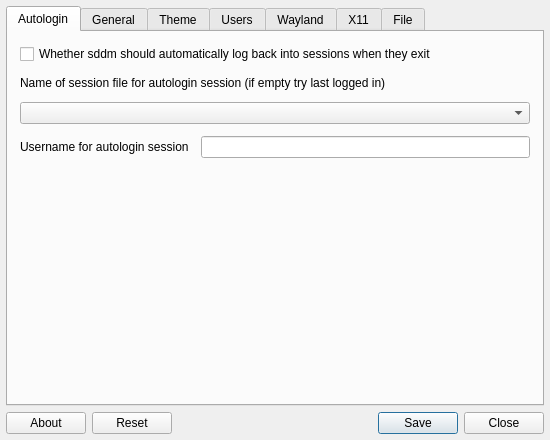
<?xml version="1.0" encoding="UTF-8"?>
<ui version="4.0">
 <class>MainDialog</class>
 <widget class="QDialog" name="MainDialog">
  <property name="geometry">
   <rect>
    <x>0</x>
    <y>0</y>
    <width>550</width>
    <height>440</height>
   </rect>
  </property>
  <property name="windowIcon">
   <iconset theme="preferences-system">
    <normaloff>.</normaloff>.</iconset>
  </property>
  <layout class="QVBoxLayout" name="layout">
   <property name="spacing">
    <number>6</number>
   </property>
   <property name="leftMargin">
    <number>6</number>
   </property>
   <property name="topMargin">
    <number>6</number>
   </property>
   <property name="rightMargin">
    <number>6</number>
   </property>
   <property name="bottomMargin">
    <number>6</number>
   </property>
   <item>
    <widget class="QTabWidget" name="tabWidget">
     <property name="currentIndex">
      <number>0</number>
     </property>
     <widget class="QWidget" name="tabAutoLogin">
      <attribute name="title">
       <string>Autologin</string>
      </attribute>
      <layout class="QGridLayout" name="layAutoLogin">
       <property name="leftMargin">
        <number>12</number>
       </property>
       <property name="topMargin">
        <number>12</number>
       </property>
       <property name="rightMargin">
        <number>12</number>
       </property>
       <property name="bottomMargin">
        <number>12</number>
       </property>
       <property name="spacing">
        <number>12</number>
       </property>
       <item row="4" column="0">
        <widget class="QLabel" name="lblUsername">
         <property name="text">
          <string>Username for autologin session</string>
         </property>
        </widget>
       </item>
       <item row="4" column="1">
        <widget class="QLineEdit" name="txtUsername"/>
       </item>
       <item row="1" column="0" colspan="2">
        <widget class="QCheckBox" name="chkRelogin">
         <property name="text">
          <string>Whether sddm should automatically log back into sessions when they exit</string>
         </property>
        </widget>
       </item>
       <item row="2" column="0" colspan="2">
        <widget class="QLabel" name="lblRelogin">
         <property name="sizePolicy">
          <sizepolicy hsizetype="Minimum" vsizetype="Fixed">
           <horstretch>0</horstretch>
           <verstretch>0</verstretch>
          </sizepolicy>
         </property>
         <property name="text">
          <string>Name of session file for autologin session (if empty try last logged in)</string>
         </property>
        </widget>
       </item>
       <item row="3" column="0" colspan="2">
        <widget class="QComboBox" name="cbxSessionFile"/>
       </item>
       <item row="5" column="0" colspan="2">
        <spacer name="verticalSpacer">
         <property name="orientation">
          <enum>Qt::Vertical</enum>
         </property>
         <property name="sizeHint" stdset="0">
          <size>
           <width>20</width>
           <height>40</height>
          </size>
         </property>
        </spacer>
       </item>
      </layout>
     </widget>
     <widget class="QWidget" name="tabGeneral">
      <attribute name="title">
       <string>General</string>
      </attribute>
      <layout class="QGridLayout" name="layGeneral">
       <property name="leftMargin">
        <number>12</number>
       </property>
       <property name="topMargin">
        <number>12</number>
       </property>
       <property name="rightMargin">
        <number>12</number>
       </property>
       <property name="bottomMargin">
        <number>12</number>
       </property>
       <property name="spacing">
        <number>12</number>
       </property>
       <item row="2" column="1" colspan="2">
        <widget class="QLineEdit" name="txtInputMethod"/>
       </item>
       <item row="0" column="1" colspan="2">
        <widget class="QLineEdit" name="txtHaltCommand"/>
       </item>
       <item row="1" column="0">
        <widget class="QLabel" name="lblRebootCommand">
         <property name="text">
          <string>Reboot command</string>
         </property>
        </widget>
       </item>
       <item row="4" column="0" colspan="3">
        <widget class="QLabel" name="lblNumlockDesc">
         <property name="text">
          <string>If property is set to none, numlock won't be changed
NOTE: Currently ignored if autologin is enabled.</string>
         </property>
        </widget>
       </item>
       <item row="1" column="1" colspan="2">
        <widget class="QLineEdit" name="txtRebootCommand"/>
       </item>
       <item row="3" column="2">
        <widget class="QComboBox" name="cbxNumlock">
         <item>
          <property name="text">
           <string notr="true">none</string>
          </property>
         </item>
         <item>
          <property name="text">
           <string notr="true">on</string>
          </property>
         </item>
         <item>
          <property name="text">
           <string notr="true">off</string>
          </property>
         </item>
        </widget>
       </item>
       <item row="3" column="0" colspan="2">
        <widget class="QLabel" name="lblNumlock">
         <property name="text">
          <string>Initial NumLock state. Can be on, off or none.</string>
         </property>
        </widget>
       </item>
       <item row="2" column="0">
        <widget class="QLabel" name="lblInputMethod">
         <property name="text">
          <string>Input method module</string>
         </property>
        </widget>
       </item>
       <item row="0" column="0">
        <widget class="QLabel" name="lblHaltCommand">
         <property name="text">
          <string>Halt command</string>
         </property>
        </widget>
       </item>
       <item row="5" column="0" colspan="3">
        <spacer name="vspGeneral">
         <property name="orientation">
          <enum>Qt::Vertical</enum>
         </property>
         <property name="sizeHint" stdset="0">
          <size>
           <width>20</width>
           <height>40</height>
          </size>
         </property>
        </spacer>
       </item>
      </layout>
     </widget>
     <widget class="QWidget" name="tabTheme">
      <attribute name="title">
       <string>Theme</string>
      </attribute>
      <layout class="QGridLayout" name="layTheme">
       <property name="leftMargin">
        <number>12</number>
       </property>
       <property name="topMargin">
        <number>12</number>
       </property>
       <property name="rightMargin">
        <number>12</number>
       </property>
       <property name="bottomMargin">
        <number>12</number>
       </property>
       <property name="spacing">
        <number>12</number>
       </property>
       <item row="6" column="3" colspan="2">
        <widget class="QLineEdit" name="txtThemeDir"/>
       </item>
       <item row="6" column="5">
        <widget class="QToolButton" name="tbnThemeDir">
         <property name="icon">
          <iconset theme="folder-open">
           <normaloff>.</normaloff>.</iconset>
         </property>
        </widget>
       </item>
       <item row="5" column="5">
        <widget class="QToolButton" name="tbnFacesDir">
         <property name="icon">
          <iconset theme="folder-open">
           <normaloff>.</normaloff>.</iconset>
         </property>
        </widget>
       </item>
       <item row="5" column="3" colspan="2">
        <widget class="QLineEdit" name="txtFacesDir"/>
       </item>
       <item row="6" column="0" colspan="3">
        <widget class="QLabel" name="lblThemeDir">
         <property name="text">
          <string>Theme directory path</string>
         </property>
        </widget>
       </item>
       <item row="4" column="0" colspan="5">
        <widget class="QLabel" name="lblAvatarLimitDesc">
         <property name="text">
          <string>above which avatars are disabled
unless explicitly enabled with EnableAvatars</string>
         </property>
        </widget>
       </item>
       <item row="0" column="0">
        <widget class="QLabel" name="lblCurrentTheme">
         <property name="text">
          <string>Current theme name</string>
         </property>
        </widget>
       </item>
       <item row="2" column="0" colspan="2">
        <widget class="QLabel" name="lblCursorTheme">
         <property name="text">
          <string>Cursor theme used in the greeter</string>
         </property>
        </widget>
       </item>
       <item row="5" column="0" colspan="2">
        <widget class="QLabel" name="lblFacesDir">
         <property name="text">
          <string>Global directory for user avatars</string>
         </property>
        </widget>
       </item>
       <item row="3" column="3" colspan="3">
        <widget class="QSpinBox" name="sbxAvatarsThreshold"/>
       </item>
       <item row="3" column="0" colspan="3">
        <widget class="QLabel" name="lblAvatarsThreshold">
         <property name="text">
          <string>Number of users to use as threshold</string>
         </property>
        </widget>
       </item>
       <item row="2" column="3" colspan="3">
        <widget class="QLineEdit" name="txtCursorTheme"/>
       </item>
       <item row="0" column="3" colspan="3">
        <widget class="QComboBox" name="cbxCurrentTheme"/>
       </item>
       <item row="0" column="2">
        <widget class="QPushButton" name="pbnThemePreview">
         <property name="text">
          <string>Preview</string>
         </property>
        </widget>
       </item>
       <item row="8" column="0" colspan="6">
        <widget class="QCheckBox" name="chkEnableAvatars">
         <property name="text">
          <string>Enable display of custom user avatars</string>
         </property>
        </widget>
       </item>
       <item row="7" column="0" colspan="6">
        <widget class="QLabel" name="lblAvatarDirDesc">
         <property name="text">
          <string>The files should be named &lt;username&gt;.face.icon</string>
         </property>
        </widget>
       </item>
      </layout>
     </widget>
     <widget class="QWidget" name="tabUsers">
      <attribute name="title">
       <string>Users</string>
      </attribute>
      <layout class="QGridLayout" name="layUsers">
       <property name="leftMargin">
        <number>12</number>
       </property>
       <property name="topMargin">
        <number>12</number>
       </property>
       <property name="rightMargin">
        <number>12</number>
       </property>
       <property name="bottomMargin">
        <number>12</number>
       </property>
       <property name="spacing">
        <number>12</number>
       </property>
       <item row="0" column="0">
        <widget class="QLabel" name="lblDefaultPath">
         <property name="text">
          <string>Default $PATH for logged in users</string>
         </property>
        </widget>
       </item>
       <item row="1" column="0" colspan="2">
        <widget class="QLineEdit" name="txtDefaultPath"/>
       </item>
       <item row="2" column="0">
        <widget class="QLabel" name="lblListShell">
         <property name="text">
          <string>Comma-separated list of shells</string>
         </property>
        </widget>
       </item>
       <item row="3" column="0" colspan="2">
        <widget class="QLineEdit" name="txtHideShells"/>
       </item>
       <item row="4" column="0" colspan="2">
        <widget class="QLabel" name="lblUserHide">
         <property name="text">
          <string>Comma-separated list of users that should not be listed</string>
         </property>
        </widget>
       </item>
       <item row="5" column="0" colspan="2">
        <widget class="QLineEdit" name="txtHideUsers"/>
       </item>
       <item row="6" column="0">
        <widget class="QLabel" name="lblUidMin">
         <property name="text">
          <string>Minimum user id for displayed users</string>
         </property>
        </widget>
       </item>
       <item row="6" column="1">
        <widget class="QSpinBox" name="sbxUidMin">
         <property name="minimum">
          <number>1000</number>
         </property>
         <property name="maximum">
          <number>60513</number>
         </property>
        </widget>
       </item>
       <item row="7" column="0">
        <widget class="QLabel" name="lblUidMax">
         <property name="text">
          <string>Maximum user id for displayed users</string>
         </property>
        </widget>
       </item>
       <item row="7" column="1">
        <widget class="QSpinBox" name="sbxUidMax">
         <property name="minimum">
          <number>1000</number>
         </property>
         <property name="maximum">
          <number>60513</number>
         </property>
        </widget>
       </item>
       <item row="8" column="0" colspan="2">
        <widget class="QCheckBox" name="chkRememberLastSession">
         <property name="text">
          <string>Remember the session of the last successfully logged in user</string>
         </property>
        </widget>
       </item>
       <item row="9" column="0" colspan="2">
        <widget class="QCheckBox" name="chkRememberLastUser">
         <property name="text">
          <string>Remember the last successfully logged in user</string>
         </property>
        </widget>
       </item>
      </layout>
     </widget>
     <widget class="QWidget" name="tabWayland">
      <attribute name="title">
       <string>Wayland</string>
      </attribute>
      <layout class="QGridLayout" name="layWayland">
       <property name="leftMargin">
        <number>12</number>
       </property>
       <property name="topMargin">
        <number>12</number>
       </property>
       <property name="rightMargin">
        <number>12</number>
       </property>
       <property name="bottomMargin">
        <number>12</number>
       </property>
       <property name="spacing">
        <number>12</number>
       </property>
       <item row="0" column="0" colspan="2">
        <widget class="QCheckBox" name="chkWaylandEnableHiDPI">
         <property name="text">
          <string>Enable Qt's automatic high-DPI scaling</string>
         </property>
        </widget>
       </item>
       <item row="1" column="0">
        <widget class="QLabel" name="lblWaylandSessionCommand">
         <property name="text">
          <string>Path to a script to execute when starting the desktop session</string>
         </property>
        </widget>
       </item>
       <item row="2" column="0">
        <widget class="QLineEdit" name="txtWaylandSessionCommand"/>
       </item>
       <item row="2" column="1">
        <widget class="QToolButton" name="tbnWaylandSessionCommand">
         <property name="icon">
          <iconset theme="document-open">
           <normaloff>.</normaloff>.</iconset>
         </property>
        </widget>
       </item>
       <item row="3" column="0">
        <widget class="QLabel" name="lblWaylandSessionLogFile">
         <property name="text">
          <string>Path to the user session log file</string>
         </property>
        </widget>
       </item>
       <item row="4" column="0">
        <widget class="QLineEdit" name="txtWaylandSessionLogFile"/>
       </item>
       <item row="4" column="1">
        <widget class="QToolButton" name="tbnWaylandSessionLogFile">
         <property name="icon">
          <iconset theme="document-open">
           <normaloff>.</normaloff>.</iconset>
         </property>
        </widget>
       </item>
       <item row="5" column="0">
        <widget class="QLabel" name="lblWaylandSessionDir">
         <property name="text">
          <string>Directory containing available Wayland sessions</string>
         </property>
        </widget>
       </item>
       <item row="6" column="0">
        <widget class="QLineEdit" name="txtWaylandSessionDir"/>
       </item>
       <item row="6" column="1">
        <widget class="QToolButton" name="tbnWaylandSessionDir">
         <property name="icon">
          <iconset theme="folder-open">
           <normaloff>.</normaloff>.</iconset>
         </property>
        </widget>
       </item>
       <item row="7" column="0">
        <spacer name="vspWayland">
         <property name="orientation">
          <enum>Qt::Vertical</enum>
         </property>
         <property name="sizeHint" stdset="0">
          <size>
           <width>20</width>
           <height>40</height>
          </size>
         </property>
        </spacer>
       </item>
      </layout>
     </widget>
     <widget class="QWidget" name="tabX11">
      <attribute name="title">
       <string>X11</string>
      </attribute>
      <layout class="QVBoxLayout" name="layX11">
       <property name="spacing">
        <number>0</number>
       </property>
       <property name="leftMargin">
        <number>0</number>
       </property>
       <property name="topMargin">
        <number>0</number>
       </property>
       <property name="rightMargin">
        <number>0</number>
       </property>
       <property name="bottomMargin">
        <number>0</number>
       </property>
       <item>
        <widget class="QScrollArea" name="scrollArea">
         <property name="frameShape">
          <enum>QFrame::NoFrame</enum>
         </property>
         <property name="frameShadow">
          <enum>QFrame::Plain</enum>
         </property>
         <property name="lineWidth">
          <number>0</number>
         </property>
         <property name="widgetResizable">
          <bool>true</bool>
         </property>
         <widget class="QWidget" name="scrollContents">
          <property name="geometry">
           <rect>
            <x>0</x>
            <y>0</y>
            <width>520</width>
            <height>613</height>
           </rect>
          </property>
          <layout class="QGridLayout" name="gridLayout">
           <item row="0" column="0" colspan="3">
            <widget class="QCheckBox" name="chkX11EnableHiDPI">
             <property name="text">
              <string>Enable Qt's automatic high-DPI scaling</string>
             </property>
            </widget>
           </item>
           <item row="1" column="0">
            <widget class="QLabel" name="lblX11MinimumVT">
             <property name="text">
              <string>The lowest virtual terminal number that will be used</string>
             </property>
            </widget>
           </item>
           <item row="6" column="2">
            <widget class="QToolButton" name="tbnX11SessionDir">
             <property name="icon">
              <iconset theme="folder-open">
               <normaloff>.</normaloff>.</iconset>
             </property>
            </widget>
           </item>
           <item row="8" column="2">
            <widget class="QToolButton" name="tbnX11DisplayCommand">
             <property name="icon">
              <iconset theme="document-open">
               <normaloff>.</normaloff>.</iconset>
             </property>
            </widget>
           </item>
           <item row="10" column="2">
            <widget class="QToolButton" name="tbnX11DisplayStopCommand">
             <property name="icon">
              <iconset theme="document-open">
               <normaloff>.</normaloff>.</iconset>
             </property>
            </widget>
           </item>
           <item row="12" column="2">
            <widget class="QToolButton" name="tbnX11SessionCommand">
             <property name="icon">
              <iconset theme="document-open">
               <normaloff>.</normaloff>.</iconset>
             </property>
            </widget>
           </item>
           <item row="14" column="2">
            <widget class="QToolButton" name="tbnX11ServerPath">
             <property name="icon">
              <iconset theme="document-open">
               <normaloff>.</normaloff>.</iconset>
             </property>
            </widget>
           </item>
           <item row="16" column="2">
            <widget class="QToolButton" name="tbnXauthPath">
             <property name="icon">
              <iconset theme="document-open">
               <normaloff>.</normaloff>.</iconset>
             </property>
            </widget>
           </item>
           <item row="18" column="2">
            <widget class="QToolButton" name="tbnXephyrPath">
             <property name="icon">
              <iconset theme="document-open">
               <normaloff>.</normaloff>.</iconset>
             </property>
            </widget>
           </item>
           <item row="20" column="2">
            <widget class="QToolButton" name="tbnX11UserAuthFile">
             <property name="icon">
              <iconset theme="document-open">
               <normaloff>.</normaloff>.</iconset>
             </property>
            </widget>
           </item>
           <item row="22" column="2">
            <widget class="QToolButton" name="tbnX11SessionLogFile">
             <property name="icon">
              <iconset theme="document-open">
               <normaloff>.</normaloff>.</iconset>
             </property>
            </widget>
           </item>
           <item row="6" column="0" colspan="2">
            <widget class="QLineEdit" name="txtX11SessionDir"/>
           </item>
           <item row="4" column="0" colspan="3">
            <widget class="QLineEdit" name="txtX11ServerArguments"/>
           </item>
           <item row="1" column="1" rowspan="2" colspan="2">
            <widget class="QSpinBox" name="sbxX11MinimumVT"/>
           </item>
           <item row="8" column="0" colspan="2">
            <widget class="QLineEdit" name="txtX11DisplayCommand"/>
           </item>
           <item row="10" column="0" colspan="2">
            <widget class="QLineEdit" name="txtX11DisplayStopCommand"/>
           </item>
           <item row="12" column="0" colspan="2">
            <widget class="QLineEdit" name="txtX11SessionCommand"/>
           </item>
           <item row="13" column="0" colspan="3">
            <widget class="QLabel" name="lblX11ServerPath">
             <property name="text">
              <string>Path to X server binary</string>
             </property>
            </widget>
           </item>
           <item row="11" column="0" colspan="3">
            <widget class="QLabel" name="lblX11SessionCommand">
             <property name="text">
              <string>Path to a script to execute when starting the desktop session</string>
             </property>
            </widget>
           </item>
           <item row="3" column="0" colspan="3">
            <widget class="QLabel" name="lblX11ServerArguments">
             <property name="text">
              <string>Arguments passed to the X server invocation</string>
             </property>
            </widget>
           </item>
           <item row="5" column="0" colspan="3">
            <widget class="QLabel" name="lblX11SessionDir">
             <property name="text">
              <string>Directory containing available X sessions</string>
             </property>
            </widget>
           </item>
           <item row="7" column="0" colspan="3">
            <widget class="QLabel" name="lblX11DisplayCommand">
             <property name="text">
              <string>Path to a script to execute when starting the display server</string>
             </property>
            </widget>
           </item>
           <item row="9" column="0" colspan="3">
            <widget class="QLabel" name="lblX11DisplayStopCommand">
             <property name="text">
              <string>Path to a script to execute when stopping the display server</string>
             </property>
            </widget>
           </item>
           <item row="14" column="0" colspan="2">
            <widget class="QLineEdit" name="txtX11ServerPath"/>
           </item>
           <item row="15" column="0" colspan="3">
            <widget class="QLabel" name="lblXauthPath">
             <property name="text">
              <string>Path to xauth binary</string>
             </property>
            </widget>
           </item>
           <item row="17" column="0" colspan="3">
            <widget class="QLabel" name="lblXephyrPath">
             <property name="text">
              <string>Path to Xephyr binary</string>
             </property>
            </widget>
           </item>
           <item row="16" column="0" colspan="2">
            <widget class="QLineEdit" name="txtXauthPath"/>
           </item>
           <item row="18" column="0" colspan="2">
            <widget class="QLineEdit" name="txtXephyrPath"/>
           </item>
           <item row="20" column="0" colspan="2">
            <widget class="QLineEdit" name="txtX11UserAuthFile"/>
           </item>
           <item row="22" column="0" colspan="2">
            <widget class="QLineEdit" name="txtX11SessionLogFile"/>
           </item>
           <item row="21" column="0" colspan="3">
            <widget class="QLabel" name="lblX11SessionLogFile">
             <property name="text">
              <string>Path to the user session log file</string>
             </property>
            </widget>
           </item>
           <item row="19" column="0" colspan="3">
            <widget class="QLabel" name="lblX11UserAuthFile">
             <property name="text">
              <string>Path to the Xauthority file</string>
             </property>
            </widget>
           </item>
          </layout>
         </widget>
        </widget>
       </item>
      </layout>
     </widget>
     <widget class="QWidget" name="tabFile">
      <attribute name="title">
       <string>File</string>
      </attribute>
      <layout class="QVBoxLayout" name="verticalLayout">
       <item>
        <widget class="QPlainTextEdit" name="txtFile">
         <property name="readOnly">
          <bool>true</bool>
         </property>
        </widget>
       </item>
      </layout>
     </widget>
    </widget>
   </item>
   <item>
    <layout class="QHBoxLayout" name="layButtons">
     <item>
      <widget class="QPushButton" name="pbnAbout">
       <property name="text">
        <string>About</string>
       </property>
       <property name="icon">
        <iconset theme="help-about">
         <normaloff>.</normaloff>.</iconset>
       </property>
       <property name="autoDefault">
        <bool>false</bool>
       </property>
      </widget>
     </item>
     <item>
      <widget class="QDialogButtonBox" name="buttonBox">
       <property name="orientation">
        <enum>Qt::Horizontal</enum>
       </property>
       <property name="standardButtons">
        <set>QDialogButtonBox::Close|QDialogButtonBox::Reset|QDialogButtonBox::Save</set>
       </property>
      </widget>
     </item>
    </layout>
   </item>
  </layout>
 </widget>
 <resources/>
 <connections/>
</ui>
